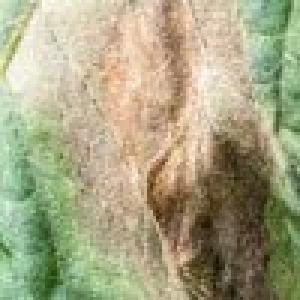
#> input picture 3075/lblight1.jpg, 100 x 100 px (shown 3 times larger)
$ python ima_match4.py
#> lines starting #> are read from the running program, lines starting #| are printed output that depends on the picture; after the words box and inside, x2 and y2 are one past the last pixel; in counts of white or black regions, pixels touching at a corner belong together
import cv2
import numpy as np
#from cv2 import cv

#method = cv.CV_TM_SQDIFF_NORMED

# Read the images from the file
small_image = cv2.imread('lblight1.jpg')
#> small_image is the input picture: shape (100, 100, 3); mean B, G, R 131.7, 164.8, 167.6
large_image = cv2.imread('lblight.jpg')
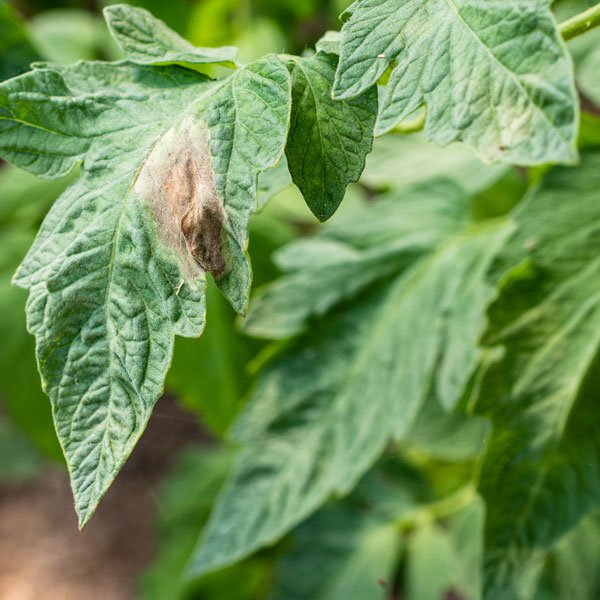
#> input picture 3075/lblight.jpg, 600 x 600 px
#> large_image is the input picture: shape (600, 600, 3); mean B, G, R 87.3, 145, 111.5

result = cv2.matchTemplate(small_image, large_image, cv2.TM_SQDIFF_NORMED)
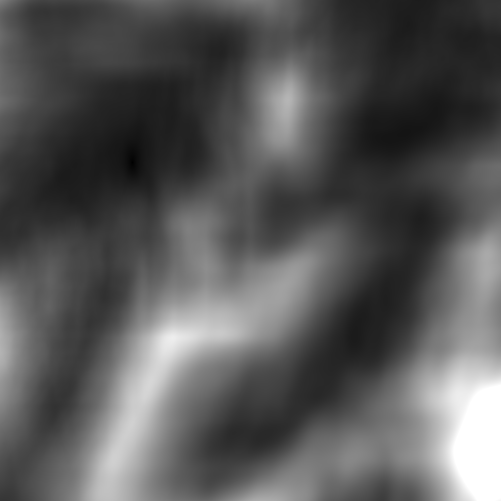
#> result: shape (501, 501) float32; min 0.00058, max 1, mean 0.348

# We want the minimum squared difference
mn,_,mnLoc,_ = cv2.minMaxLoc(result)
#> mn = 0.00058; mnLoc = (132, 162)

# Draw the rectangle:
# Extract the coordinates of our best match
MPx,MPy = mnLoc
#> MPx = 132; MPy = 162

# Step 2: Get the size of the template. This is the same size as the match.
trows,tcols = small_image.shape[:2]
#> trows = 100; tcols = 100

# Step 3: Draw the rectangle on large_image
cv2.rectangle(large_image, (MPx,MPy),(MPx+tcols,MPy+trows),(0,0,255),2)
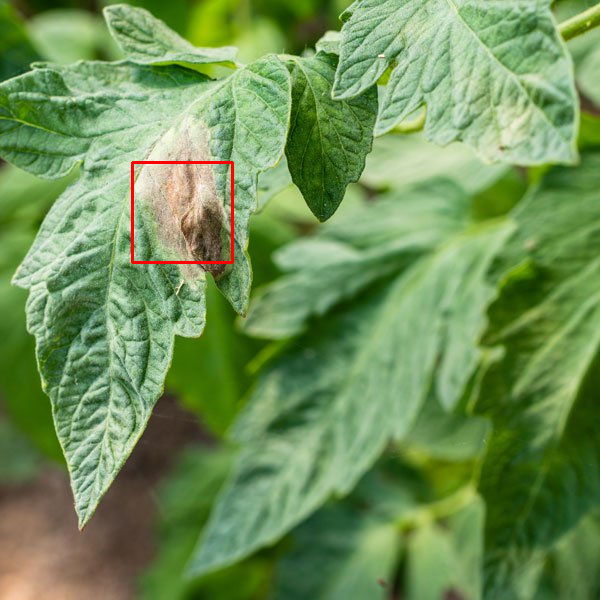
#> large_image: shape (600, 600, 3); 0.33% of pixels changed, all inside (x1, y1, x2, y2) = (131, 161, 234, 264)

# Display the original image with the rectangle around the match.
cv2.imshow('output',large_image)

# The image is only displayed if we call this
cv2.waitKey(7000)
